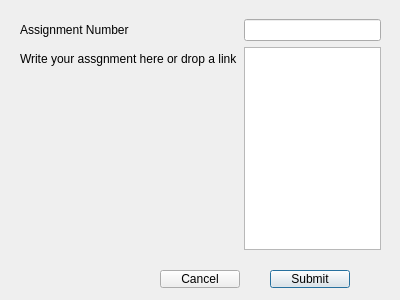
<?xml version="1.0" encoding="UTF-8"?>
<ui version="4.0">
 <class>SubmitAssignments</class>
 <widget class="QDialog" name="SubmitAssignments">
  <property name="geometry">
   <rect>
    <x>0</x>
    <y>0</y>
    <width>400</width>
    <height>300</height>
   </rect>
  </property>
  <property name="maximumSize">
   <size>
    <width>400</width>
    <height>300</height>
   </size>
  </property>
  <property name="windowTitle">
   <string>Submit Assignment</string>
  </property>
  <widget class="QWidget" name="formLayoutWidget">
   <property name="geometry">
    <rect>
     <x>20</x>
     <y>19</y>
     <width>361</width>
     <height>231</height>
    </rect>
   </property>
   <layout class="QFormLayout" name="formLayout">
    <item row="1" column="0">
     <widget class="QLabel" name="label">
      <property name="enabled">
       <bool>true</bool>
      </property>
      <property name="text">
       <string>Write your assgnment here or drop a link</string>
      </property>
     </widget>
    </item>
    <item row="1" column="1">
     <widget class="QTextEdit" name="txtAssig"/>
    </item>
    <item row="0" column="0">
     <widget class="QLabel" name="label_2">
      <property name="text">
       <string>Assignment Number</string>
      </property>
     </widget>
    </item>
    <item row="0" column="1">
     <widget class="QLineEdit" name="txtAssigNumber"/>
    </item>
   </layout>
  </widget>
  <widget class="QPushButton" name="btnSave">
   <property name="geometry">
    <rect>
     <x>270</x>
     <y>270</y>
     <width>80</width>
     <height>18</height>
    </rect>
   </property>
   <property name="text">
    <string>Submit</string>
   </property>
  </widget>
  <widget class="QPushButton" name="btnReset">
   <property name="geometry">
    <rect>
     <x>160</x>
     <y>270</y>
     <width>80</width>
     <height>18</height>
    </rect>
   </property>
   <property name="text">
    <string>Cancel</string>
   </property>
  </widget>
 </widget>
 <resources/>
 <connections/>
</ui>
